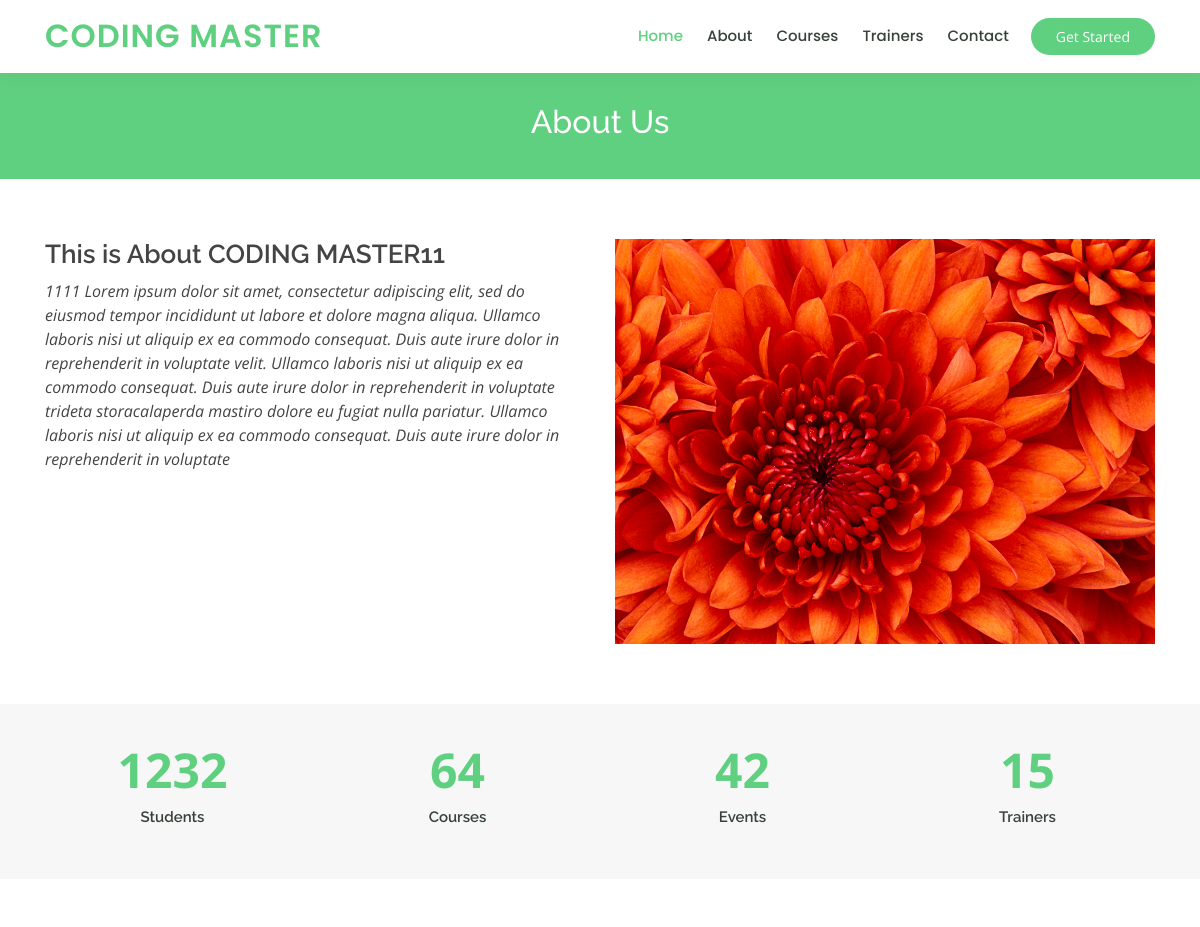
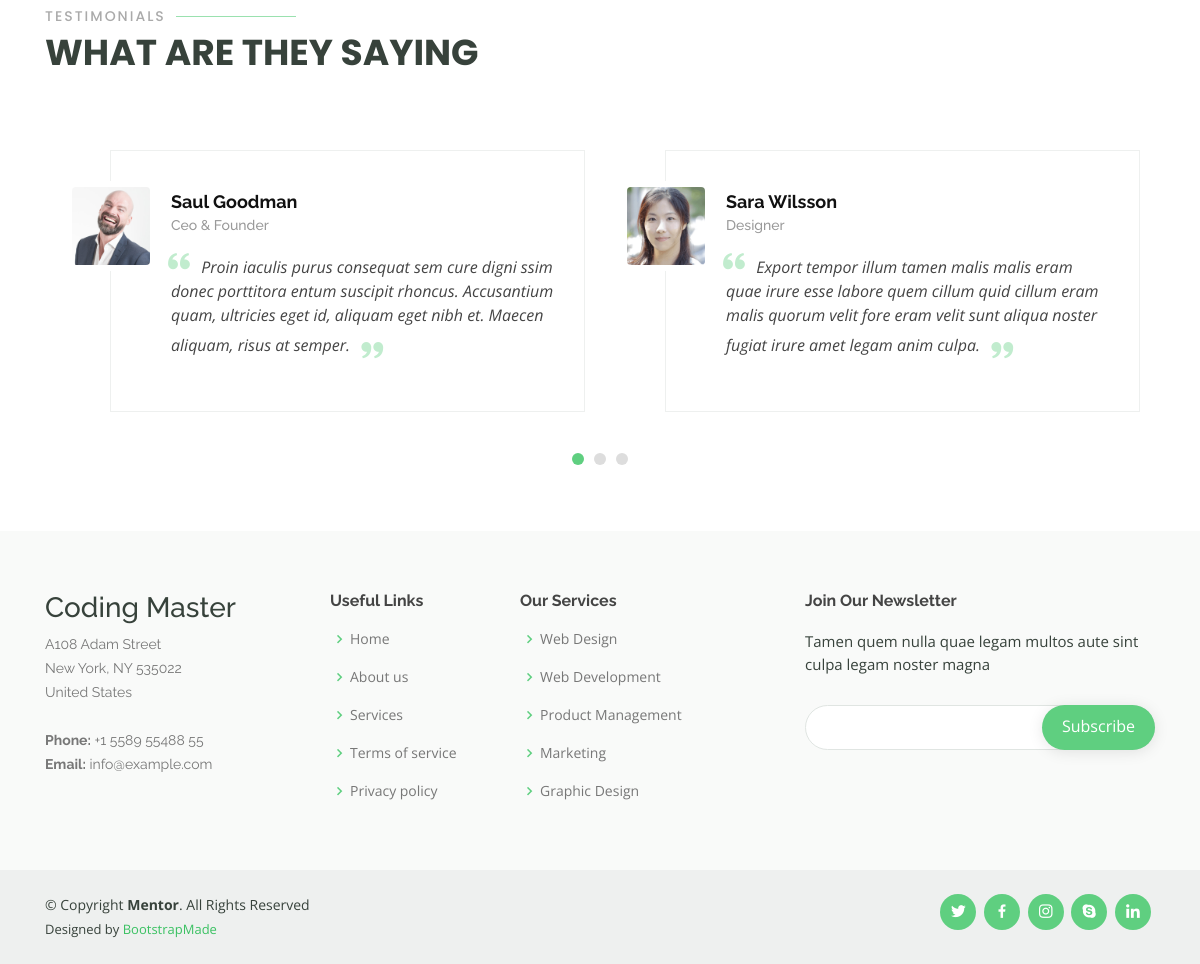
/about_detail.php, run on the app's committed database (2 pictures, top to bottom).
### tables this page shows
CREATE TABLE `about` (
  `id` int(11) NOT NULL,
  `title` varchar(250) NOT NULL,
  `description` text NOT NULL,
  `about_image` varchar(200) NOT NULL,
  `no_students` int(11) NOT NULL,
  `no_courses` int(11) NOT NULL,
  `no_trainers` int(11) NOT NULL,
  `no_events` int(11) NOT NULL
);

### admin/DB.php (called while the page is built, shortened)
<?php
class DB {
    private $password;
    private $databasename;
    private $server;
    private $connection;
    function __construct(){
        $this->username = 'root';
        $this->password = '';
        $this->databasename = 'coding_master';
        $this->server = 'localhost';
    }
    function connect(){
        $this->connection = mysqli_connect($this->server, $this->username, $this->password, $this->databasename);
    }
    function get_about(){
        $sql = "SELECT * FROM about";
        $result = mysqli_query($this->connection,$sql);
        $row = mysqli_fetch_assoc($result);
        return $row;
    }
}
$db_object = new DB();
?>

### about_detail.php (the view, shortened to what this page needs)
<?php
    require("header.php");
    require("admin/DB.php");
    $about_details = $db_object->get_about();
?>
    <div class="breadcrumbs" data-aos="fade-in">
      <div class="container">
        <h2>About Us</h2>
      </div>
    </div>
        <section id="about" class="about">
      <div class="container" data-aos="fade-up">
        <div class="row">
          <div class="col-lg-6 order-1 order-lg-2" data-aos="fade-left" data-aos-delay="100">
            <img src="admin/images/<?=$about_details['about_image']?>" class="img-fluid" alt="">
          </div>
          <div class="col-lg-6 pt-4 pt-lg-0 order-2 order-lg-1 content">
            <h3><?=$about_details['title']?></h3>
            <p class="font-italic">
                <?=$about_details['description']?>
            </p>
          </div>
        </div>
      </div>
    </section>
    <section id="counts" class="counts section-bg">
      <div class="container">
        <div class="row counters">
          <div class="col-lg-3 col-6 text-center">
            <span data-toggle="counter-up">1232</span>
            <p>Students</p>
          </div>
          <div class="col-lg-3 col-6 text-center">
            <span data-toggle="counter-up">64</span>
            <p>Courses</p>
          </div>
          <div class="col-lg-3 col-6 text-center">
            <span data-toggle="counter-up">42</span>
            <p>Events</p>
          </div>
          <div class="col-lg-3 col-6 text-center">
            <span data-toggle="counter-up">15</span>
            <p>Trainers</p>
          </div>
        </div>
      </div>
    </section>
    <section id="testimonials" class="testimonials">
      <div class="container" data-aos="fade-up">
        <div class="section-title">
          <h2>Testimonials</h2>
          <p>What are they saying</p>
        </div>
        <div class="owl-carousel testimonials-carousel" data-aos="zoom-in" data-aos-delay="100">
          <div class="testimonial-wrap">
            <div class="testimonial-item">
              <img src="assets/img/testimonials/testimonials-1.jpg" class="testimonial-img" alt="">
              <h3>Saul Goodman</h3>
              <h4>Ceo &amp; Founder</h4>
              <p>
                <i class="bx bxs-quote-alt-left quote-icon-left"></i>
                Proin iaculis purus consequat sem cure digni ssim donec porttitora entum suscipit rhoncus. Accusantium quam, ultricies eget id, aliquam eget nibh et. Maecen aliquam, risus at semper.
                <i class="bx bxs-quote-alt-right quote-icon-right"></i>
              </p>
            </div>
          </div>
          <div class="testimonial-wrap">
            <div class="testimonial-item">
              <img src="assets/img/testimonials/testimonials-2.jpg" class="testimonial-img" alt="">
              <h3>Sara Wilsson</h3>
              <h4>Designer</h4>
              <p>
                <i class="bx bxs-quote-alt-left quote-icon-left"></i>
                Export tempor illum tamen malis malis eram quae irure esse labore quem cillum quid cillum eram malis quorum velit fore eram velit sunt aliqua noster fugiat irure amet legam anim culpa.
                <i class="bx bxs-quote-alt-right quote-icon-right"></i>
              </p>
            </div>
          </div>
        </div>
      </div>
    </section>
<?php require("footer.php");?>

### assets/css/style.css (style rules this page uses)
body { font-family: "Open Sans", sans-serif; color: #444444; }
h1, h2, h3, h4, h5, h6 { font-family: "Raleway", sans-serif; }
section { padding: 60px 0; overflow: hidden; }
.section-bg { background-color: #f6f7f6; }
.section-title { padding-bottom: 40px; }
.section-title h2 { font-size: 14px; font-weight: 500; padding: 0; line-height: 1px; margin: 0 0 5px 0; letter-spacing: 2px; text-transform: uppercase; color: #aaaaaa; font-family: "Poppins", sans-serif; }
.section-title h2::after { content: ""; width: 120px; height: 1px; display: inline-block; background: #9ae1af; margin: 4px 10px; }
.section-title p { margin: 0; margin: 0; font-size: 36px; font-weight: 700; text-transform: uppercase; font-family: "Poppins", sans-serif; color: #37423b; }
.breadcrumbs { margin-top: 73px; text-align: center; background: #5fcf80; padding: 30px 0; color: #fff; }
.breadcrumbs h2 { font-size: 32px; font-weight: 500; }
.about .content h3 { font-weight: 600; font-size: 26px; }
.counts { padding: 30px 0; }
.counts .counters span { font-size: 48px; display: block; color: #5fcf80; font-weight: 700; }
.counts .counters p { padding: 0; margin: 0 0 20px 0; font-family: "Raleway", sans-serif; font-size: 15px; font-weight: 600; color: #37423b; }
.testimonials .testimonial-wrap { padding-left: 50px; }
.testimonials .testimonial-item { box-sizing: content-box; padding: 30px 30px 30px 60px; margin: 30px 15px; min-height: 200px; border: 1px solid #eef0ef; position: relative; background: #fff; }
.testimonials .testimonial-item .testimonial-img { width: 90px; border-radius: 10px; border: 6px solid #fff; position: absolute; left: -45px; }
.testimonials .testimonial-item h3 { font-size: 18px; font-weight: bold; margin: 10px 0 5px 0; color: #111; }
.testimonials .testimonial-item h4 { font-size: 14px; color: #999; margin: 0; }
.testimonials .testimonial-item .quote-icon-left, .testimonials .testimonial-item .quote-icon-right { color: #c1ecce; font-size: 26px; }
.testimonials .testimonial-item .quote-icon-left { display: inline-block; left: -5px; position: relative; }
.testimonials .testimonial-item .quote-icon-right { display: inline-block; right: -5px; position: relative; top: 10px; }
.testimonials .testimonial-item p { font-style: italic; margin: 15px auto 15px auto; }

### data on the page
about: about_image (picture), title "This is About CODING MASTER11", description "1111 Lorem ipsum dolor sit amet, consectetur adipiscing elit, sed do eiusmod tempor incididunt ut labore et dolore magna aliqua. Ullamco laboris nisi ut aliquip ex ea commodo consequat. Duis aute irure dolor in reprehenderit in voluptate velit. Ullamco laboris nisi ut aliquip ex ea commodo consequat. Duis aute irure dolor in reprehenderit in voluptate trideta storacalaperda mastiro dolore eu fugiat nulla pariatur. Ullamco laboris nisi ut aliquip ex ea commodo consequat. Duis aute irure dolor in reprehenderit in voluptate"
